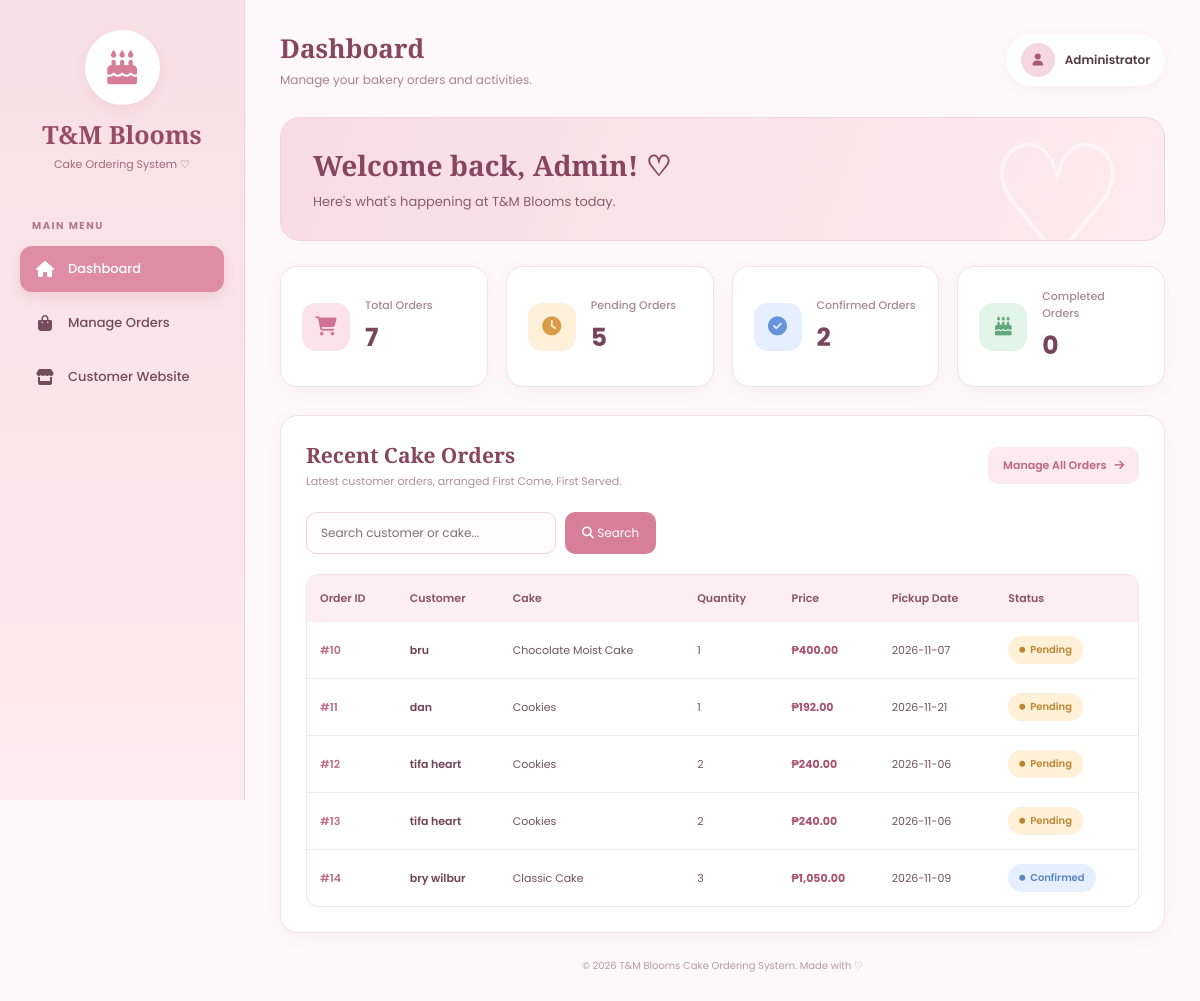
Page /dashboard.php on the committed database.
### tables this page shows
CREATE TABLE `orders` (
  `id` int(11) NOT NULL,
  `customer_name` varchar(100) NOT NULL,
  `contact_number` varchar(20) NOT NULL,
  `cake_name` varchar(100) NOT NULL,
  `size` varchar(50) NOT NULL,
  `quantity` int(11) NOT NULL,
  `price` decimal(10,2) NOT NULL,
  `pickup_date` date NOT NULL,
  `status` varchar(50) NOT NULL,
  `created_at` timestamp NOT NULL DEFAULT current_timestamp()
);

### dashboard.php (the view, shortened to what this page needs)
<?php
$host = 'localhost';
$dbname = 'cake_ordering_system';
$username = 'root';
$password = '';
try {
    $conn = new PDO(
        "mysql:host=$host;dbname=$dbname;charset=utf8",
        $username,
        $password
    );
    $conn->setAttribute(PDO::ATTR_ERRMODE, PDO::ERRMODE_EXCEPTION);
    $conn->setAttribute(PDO::ATTR_DEFAULT_FETCH_MODE, PDO::FETCH_ASSOC);
} catch (PDOException $e) {
    die("Database connection failed: " . $e->getMessage());
}
function e($value) {
    return htmlspecialchars((string)($value ?? ''), ENT_QUOTES, 'UTF-8');
}
$totalOrders = 0;
$pendingOrders = 0;
$confirmedOrders = 0;
$completedOrders = 0;
$orders = [];
$search = trim($_GET['search'] ?? '');
try {
    $totalOrders = $conn->query(
        "SELECT COUNT(*) FROM orders"
    )->fetchColumn();
    $pendingOrders = $conn->query(
        "SELECT COUNT(*) FROM orders WHERE status = 'Pending'"
    )->fetchColumn();
    $confirmedOrders = $conn->query(
        "SELECT COUNT(*) FROM orders WHERE status = 'Confirmed'"
    )->fetchColumn();
    $completedOrders = $conn->query(
        "SELECT COUNT(*) FROM orders WHERE status = 'Completed'"
    )->fetchColumn();
    $stmt = $conn->prepare("
        SELECT *
        FROM (
            SELECT *
            FROM orders
            WHERE customer_name LIKE :search1
            OR cake_name LIKE :search2
            ORDER BY created_at DESC, id DESC
            LIMIT 5
        ) AS recent_orders
        ORDER BY created_at ASC, id ASC
    ");
    $keyword = "%{$search}%";
    $stmt->execute([
        'search1' => $keyword,
        'search2' => $keyword
    ]);
    $orders = $stmt->fetchAll();
} catch (PDOException $e) {
    $errorMsg = "Unable to retrieve order information.";
}
?>
<!DOCTYPE html>
<html lang="en">
<head>
<link rel="stylesheet"
href="https://cdnjs.cloudflare.com/ajax/libs/font-awesome/6.5.0/css/all.min.css">
</head>
<body>
<div class="sidebar">
    <div class="brand">
        <div class="brand-icon">
            <i class="fa-solid fa-cake-candles"></i>
        </div>
        <h2>T&M Blooms</h2>
        <p>Cake Ordering System ♡</p>
    </div>
    <div class="nav-title">MAIN MENU</div>
    <a href="dashboard.php" class="active">
        <i class="fa-solid fa-house"></i>
        <span>Dashboard</span>
    </a>
    <a href="orders.php">
        <i class="fa-solid fa-bag-shopping"></i>
        <span>Manage Orders</span>
    </a>
    <a href="index.php">
        <i class="fa-solid fa-store"></i>
        <span>Customer Website</span>
    </a>
</div>
<div class="main">
    <div class="topbar">
        <div>
            <h1>Dashboard</h1>
            <p>Manage your bakery orders and activities.</p>
        </div>
        <div class="admin-profile">
            <i class="fa-solid fa-user"></i>
            <span>Administrator</span>
        </div>
    </div>
    <div class="welcome-banner">
        <h2>Welcome back, Admin! ♡</h2>
        <p>Here's what's happening at T&M Blooms today.</p>
    </div>
    <div class="cards">
        <div class="card">
            <div class="card-icon">
                <i class="fa-solid fa-cart-shopping"></i>
            </div>
            <div>
                <h3>Total Orders</h3>
                <p><?= (int)$totalOrders ?></p>
            </div>
        </div>
        <div class="card">
            <div class="card-icon">
                <i class="fa-solid fa-clock"></i>
            </div>
            <div>
                <h3>Pending Orders</h3>
                <p><?= (int)$pendingOrders ?></p>
            </div>
        </div>
        <div class="card">
            <div class="card-icon">
                <i class="fa-solid fa-check-circle"></i>
            </div>
            <div>
                <h3>Confirmed Orders</h3>
                <p><?= (int)$confirmedOrders ?></p>
            </div>
        </div>
        <div class="card">
            <div class="card-icon">
                <i class="fa-solid fa-cake-candles"></i>
            </div>
            <div>
                <h3>Completed Orders</h3>
                <p><?= (int)$completedOrders ?></p>
            </div>
        </div>
    </div>
    <div class="orders">
        <div class="section-header">
            <div>
                <h2>Recent Cake Orders</h2>
                <p>Latest customer orders, arranged First Come, First Served.</p>
            </div>
            <a href="orders.php" class="view-all">
                Manage All Orders
                <i class="fa-solid fa-arrow-right"></i>
            </a>
        </div>
        <form method="GET" class="search" style="margin-bottom:20px;">
            <input
                type="text"
                name="search"
                placeholder="Search customer or cake..."
                value="<?= e($search) ?>"
            >
            <button type="submit">
                <i class="fa-solid fa-magnifying-glass"></i>
                Search
            </button>
        </form>
        <div class="table-container">
            <table>
                <thead>
                    <tr>
                        <th>Order ID</th>
                        <th>Customer</th>
                        <th>Cake</th>
                        <th>Quantity</th>
                        <th>Price</th>
                        <th>Pickup Date</th>
                        <th>Status</th>
                    </tr>
                </thead>
                <tbody>
                <?php if (count($orders) > 0): ?>
                    <?php foreach ($orders as $order): ?>
                        <?php
                            $status = $order['status'] ?? 'Pending';
                            $statusClass = 'status-pending';
                            if ($status === 'Confirmed') {
                                $statusClass = 'status-confirmed';
                            } elseif ($status === 'Completed') {
                                $statusClass = 'status-completed';
                            }
                        ?>
                        <tr>
                            <td class="order-id">
                                #<?= e($order['id']) ?>
                            </td>
                            <td class="customer-name">
                                <?= e($order['customer_name']) ?>
                            </td>
                            <td>
                                <?= e($order['cake_name']) ?>
                            </td>
                            <td>
                                <?= (int)$order['quantity'] ?>
                            </td>
                            <td class="price">
                                ₱<?= number_format((float)$order['price'], 2) ?>
                            </td>
                            <td>
                                <?= e($order['pickup_date']) ?>
                            </td>
                            <td>
                                <span class="status <?= $statusClass ?>">
                                    <i class="fa-solid fa-circle"
                                    style="font-size:6px;"></i>
                                    <?= e($status) ?>
                                </span>
                            </td>
                        </tr>
                    <?php endforeach; ?>
                <?php endif; ?>
                </tbody>
            </table>
        </div>
    </div>
    <div class="footer">
        © <?= date('Y') ?> T&M Blooms Cake Ordering System. Made with ♡
    </div>
</div>
</body>
</html>

### rows in the picture
orders: id "10", customer_name "bru", cake_name "Chocolate Moist Cake", quantity "1", price "400.00", pickup_date "2026-11-07", status "Pending"
orders: id "11", customer_name "dan", cake_name "Cookies", quantity "1", price "192.00", pickup_date "2026-11-21", status "Pending"
orders: id "12", customer_name "tifa heart", cake_name "Cookies", quantity "2", price "240.00", pickup_date "2026-11-06", status "Pending"
orders: id "13", customer_name "tifa heart", cake_name "Cookies", quantity "2", price "240.00", pickup_date "2026-11-06", status "Pending"
orders: id "14", customer_name "bry wilbur", cake_name "Classic Cake", quantity "3", price "1,050.00", pickup_date "2026-11-09", status "Confirmed"

### other values in the picture
$totalOrders "7"
$pendingOrders "5"
$confirmedOrders "2"
$completedOrders "0"
